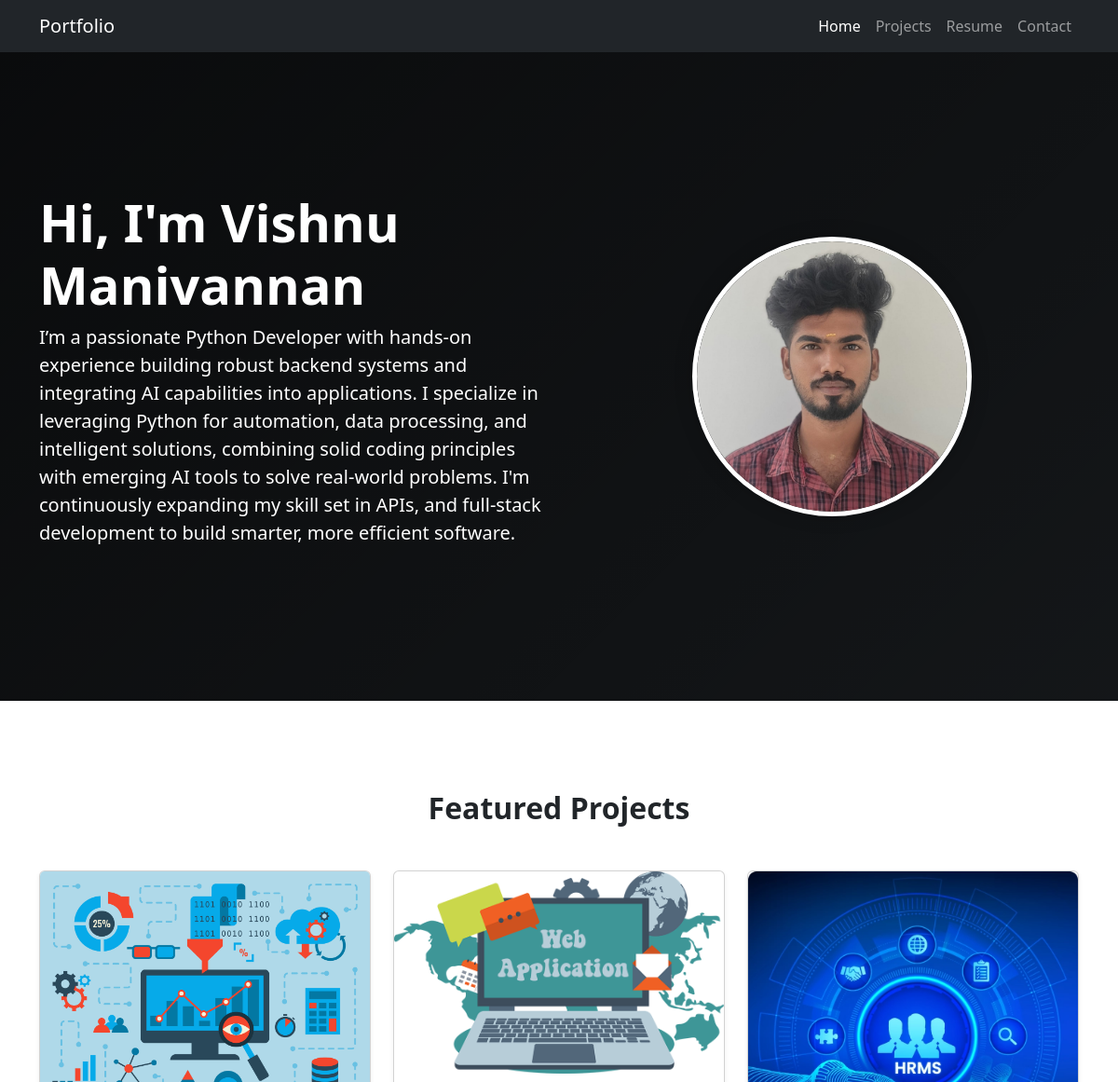
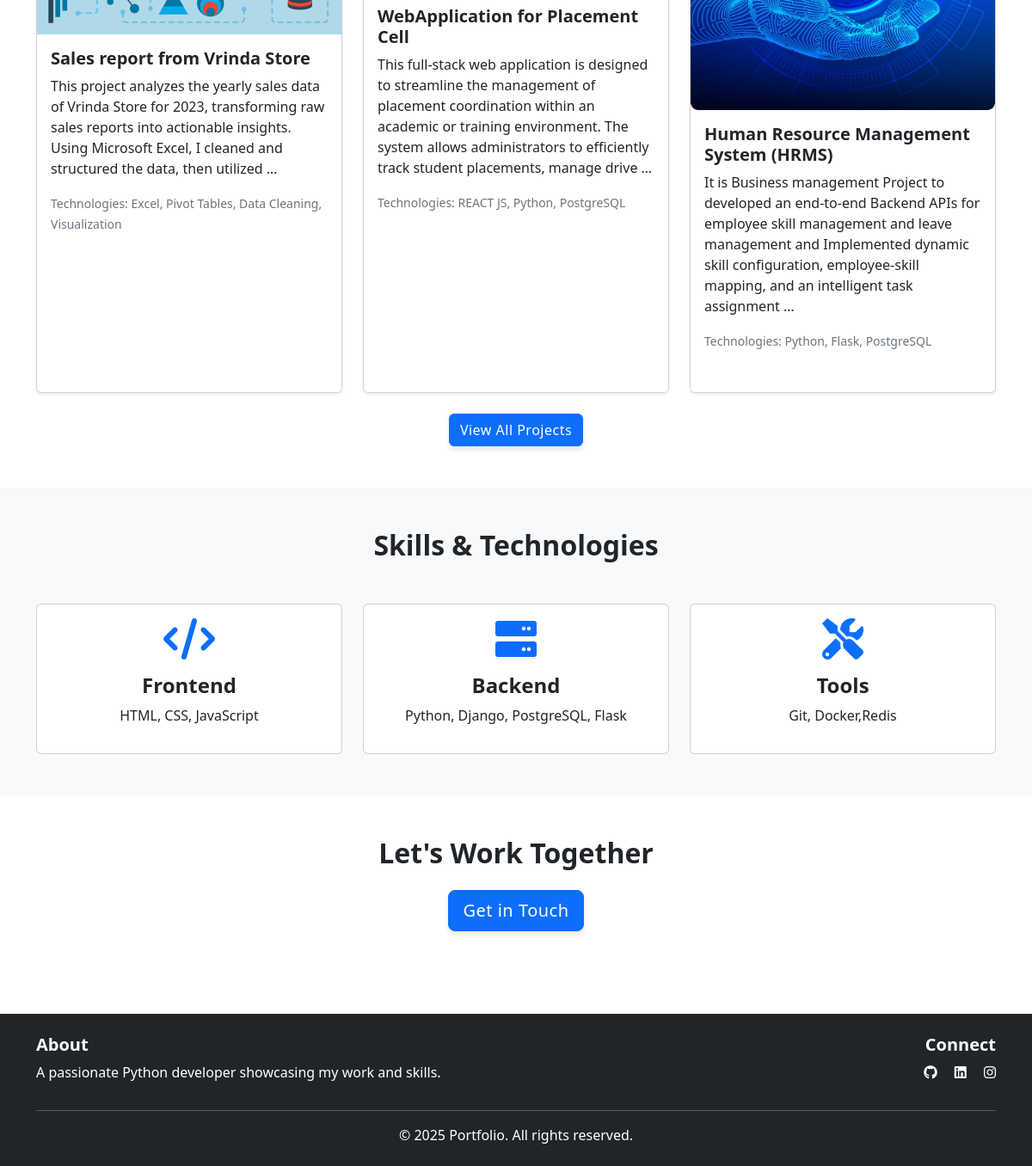
The page / on the database its author committed (2 pictures, top to bottom).
### core/models.py (models this page shows, shortened)
class Profile(models.Model):
    name = models.CharField(max_length=100)
    bio = models.TextField()
    profile_picture = models.ImageField(upload_to='profile/')
    email = models.EmailField()
    github = models.URLField(blank=True)
    linkedin = models.URLField(blank=True)
    twitter = models.URLField(blank=True)
    created_at = models.DateTimeField(auto_now_add=True)
    updated_at = models.DateTimeField(auto_now=True)
    class Meta:
        verbose_name_plural = 'Profile'

class Project(models.Model):
    title = models.CharField(max_length=200)
    description = models.TextField()
    technologies = models.CharField(max_length=200)
    github_link = models.URLField(blank=True)
    demo_link = models.URLField(blank=True)
    image = models.ImageField(upload_to='projects/', blank=True)
    created_at = models.DateTimeField(auto_now_add=True)
    updated_at = models.DateTimeField(auto_now=True)
    class Meta:
        ordering = ['-created_at']

### core/views.py (the view)
# urls.py: path('', views.home, name='home'),
def home(request):
    try:
        profile = Profile.objects.first()
    except:
        profile = None
    try:
        projects = Project.objects.all()[:3]  # Get latest 3 projects
    except:
        projects = []
    context = {
        'profile': profile,
        'projects': projects,
    }
    return render(request, 'core/home.html', context)

### core/templates/core/home.html (shortened to what this page needs)
{% extends 'base.html' %}
{% load static %}
{% block content %}
<section class="hero bg-dark text-white py-5 mb-5">
    <div class="container">
        <div class="row align-items-center min-vh-75">
            <div class="col-md-6 text-center text-md-start">
                <h1 class="display-4 fw-bold">{% if profile %}Hi, I'm {{ profile.name }}{% else %}Welcome to my Portfolio{% endif %}</h1>
                <p class="lead">{% if profile %}{{ profile.bio|truncatewords:100 }}{% else %}A showcase of my work and skills{% endif %}</p>
            </div>
           <div class="col-md-6 text-center mt-4 mt-md-0">
            {% if profile and profile.profile_picture %}
                <img src="{{ profile.profile_picture.url }}" alt="{{ profile.name }}" class="img-fluid rounded-circle profile-image ms-3" style="max-width: 300px;">
            {% else %}
                <img src="{% static 'imG/My.jpg' %}" alt="Default Profile" class="img-fluid rounded-circle profile-image ms-3" style="max-width: 300px;">
            {% endif %}
        </div>
        </div>
    </div>
</section>
<section class="featured-projects py-5">
    <div class="container">
        <h2 class="text-center mb-5">Featured Projects</h2>
        <div class="row g-4">
            {% for project in projects %}
            <div class="col-md-4">
                <div class="card h-100 shadow-sm">
                    {% if project.image %}
                    <img src="{{ project.image.url }}" class="card-img-top" alt="{{ project.title }}">
                    {% endif %}
                    <div class="card-body">
                        <h5 class="card-title">{{ project.title }}</h5>
                        <p class="card-text">{{ project.description|truncatewords:30 }}</p>
                        <p class="text-muted">
                            <small>Technologies: {{ project.technologies }}</small>
                        </p>
                    </div>
                    <div class="card-footer bg-white border-top-0">
                    </div>
                </div>
            </div>
            {% empty %}
            <div class="col-12 text-center">
                <p>No projects to display yet.</p>
            </div>
            {% endfor %}
        </div>
        <div class="text-center mt-4">
            <a href="{% url 'projects' %}" class="btn btn-primary">View All Projects</a>
        </div>
    </div>
</section>
<section class="skills py-5 bg-light">
    <div class="container">
        <h2 class="text-center mb-5">Skills & Technologies</h2>
        <div class="row g-4 justify-content-center">
            <div class="col-md-4">
                <div class="card h-100">
                    <div class="card-body text-center">
                        <i class="fas fa-code fa-3x mb-3 text-primary"></i>
                        <h4>Frontend</h4>
                        <p>HTML, CSS, JavaScript</p>
                    </div>
                </div>
            </div>
            <div class="col-md-4">
                <div class="card h-100">
                    <div class="card-body text-center">
                        <i class="fas fa-server fa-3x mb-3 text-primary"></i>
                        <h4>Backend</h4>
                        <p>Python, Django, PostgreSQL, Flask</p>
                    </div>
                </div>
            </div>
            <div class="col-md-4">
                <div class="card h-100">
                    <div class="card-body text-center">
                        <i class="fas fa-tools fa-3x mb-3 text-primary"></i>
                        <h4>Tools</h4>
                        <p>Git, Docker,Redis</p>
                    </div>
                </div>
            </div>
        </div>
    </div>
</section>
<section class="contact-cta py-5">
    <div class="container text-center">
        <h2 class="mb-4">Let's Work Together</h2>
        <a href="{% url 'contact' %}" class="btn btn-primary btn-lg">Get in Touch</a>
    </div>
</section>
{% endblock %}

### core/templates/base.html (shortened to what this page needs)
<!DOCTYPE html>
<html lang="en">
<head>
    <link href="https://cdn.jsdelivr.net/npm/bootstrap@5.2.3/dist/css/bootstrap.min.css" rel="stylesheet">
    <link href="https://cdnjs.cloudflare.com/ajax/libs/font-awesome/6.0.0/css/all.min.css" rel="stylesheet">
    {% load static %}
    <link href="{% static 'css/style.css' %}" rel="stylesheet">
</head>
<body>
    <nav class="navbar navbar-expand-lg navbar-dark bg-dark fixed-top">
        <div class="container">
            <a class="navbar-brand" href="{% url 'home' %}">Portfolio</a>
            <div class="collapse navbar-collapse" id="navbarNav">
                <ul class="navbar-nav ms-auto">
                    <li class="nav-item">
                        <a class="nav-link {% if request.path == '/' %}active{% endif %}" href="{% url 'home' %}">Home</a>
                    </li>
                    <li class="nav-item">
                        <a class="nav-link {% if 'projects' in request.path %}active{% endif %}" href="{% url 'projects' %}">Projects</a>
                    </li>
                    <li class="nav-item">
                        <a class="nav-link {% if 'resume' in request.path %}active{% endif %}" href="{% url 'resume' %}">Resume</a>
                    </li>
                    <li class="nav-item">
                        <a class="nav-link {% if 'contact' in request.path %}active{% endif %}" href="{% url 'contact' %}">Contact</a>
                    </li>
                </ul>
            </div>
        </div>
    </nav>
    <main class="flex-grow-1">
        {% block content %}
        {% endblock %}
    </main>
    <footer class="bg-dark text-white py-4 mt-5">
        <div class="container">
            <div class="row">
                <div class="col-md-6">
                    <h5>About</h5>
                    <p>A passionate Python developer showcasing my work and skills.</p>
                </div>
                <div class="col-md-6 text-md-end">
                    <h5>Connect</h5>
                    <div class="social-links">
                        <a href="https://github.com/vishnu-6373" class="text-white me-3"><i class="fab fa-github"></i></a>
                        <a href="https://www.linkedin.com/in/vishnu-m-08834721a/" class="text-white me-3"><i class="fab fa-linkedin"></i></a>
                        <a href="https://www.instagram.com/white_ranger_rc/" class="text-white"><i class="fab fa-instagram"></i></a>
                    </div>
                </div>
            </div>
            <hr>
            <div class="text-center">
                <p class="mb-0">&copy; {% now "Y" %} Portfolio. All rights reserved.</p>
            </div>
        </div>
    </footer>
</body>
</html>

### static/css/style.css (style rules this page uses)
body { display: flex; flex-direction: column; min-height: 100vh; padding-top: 56px; }
main { flex: 1 0 auto; }
h1, h2, h3, h4, h5, h6 { font-weight: 600; }
.animate-fade-in { animation: fadeIn 0.6s ease-out forwards; }
.min-vh-75 { min-height: 75vh; }
.btn { font-weight: 500; letter-spacing: 0.5px; }
.btn-primary { box-shadow: 0 4px 6px rgba(0, 0, 0, 0.1); transition: all 0.3s ease; }
.navbar { backdrop-filter: blur(10px); background-color: rgba(33, 37, 41, 0.95); }
.hero { position: relative; overflow: hidden; }
.hero::after { content: ''; position: absolute; top: 0; right: 0; bottom: 0; left: 0; background: linear-gradient(135deg, rgba(0,0,0,0.7) 0%, rgba(0,0,0,0.4) 100%); z-index: 1; }
.hero .container { position: relative; z-index: 2; }
footer { background-color: #212529; color: #fff; padding: 2rem 0; }
.social-links a { transition: color 0.3s ease; }

### core/templates/core/home.html (style rules this page uses)
.hero { padding-top: 7rem; }
.min-vh-75 { min-height: 75vh; }
.profile-image { border: 5px solid #fff; box-shadow: 0 0 20px rgba(0,0,0,0.2); }
.card { transition: transform 0.3s; }

### rows shown on the page
Profile: name "Vishnu Manivannan", bio "I’m a passionate Python Developer with hands-on experience building robust backend systems and integrating AI capabilities into applications. I specialize in leveraging Python for automation, data processing, and intelligent solutions, combining solid coding principles with emerging AI tools to solve real-world problems. I'm continuously expanding my skill set in APIs, and full-stack development to build smarter, more efficient software.", profile_picture (picture)
Project: image (picture), title "Sales report from Vrinda Store", description "This project analyzes the yearly sales data of Vrinda Store for 2023, transforming raw sales reports into actionable insights. Using Microsoft Excel, I cleaned and structured the data, then utilized …", technologies "Excel, Pivot Tables, Data Cleaning, Visualization"
Project: image (picture), title "WebApplication for Placement Cell", description "This full-stack web application is designed to streamline the management of placement coordination within an academic or training environment. The system allows administrators to efficiently track student placements, manage drive …", technologies "REACT JS, Python, PostgreSQL"
Project: image (picture), title "Human Resource Management System (HRMS)", description "It is Business management Project to developed an end-to-end Backend APIs for employee skill management and leave management and Implemented dynamic skill configuration, employee-skill mapping, and an intelligent task assignment …", technologies "Python, Flask, PostgreSQL"
